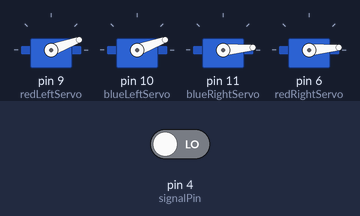
This sketch was run on a simulated Arduino Uno, built with avr-gcc and run on an emulated ATmega328P. Shown: 4 × servo. The inputs (shaded band) are chosen by the test bench; at power-on: pin 4 (signalPin) LOW. Random numbers use the default seed unless the sketch sets one; what the sketch prints to the serial monitor is not drawn.

Above: at 0.1 s.
At 10.1 s:
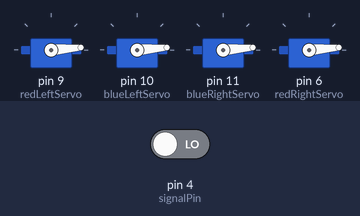
Timing chart, 0 to 11.6 s (numbered marks = the images above):
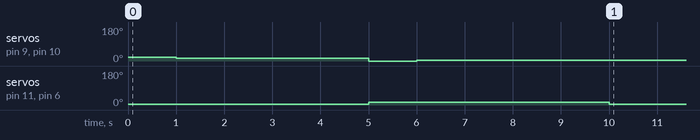

Measured:
- by itself, servo on pin 9 (redLeftServo), servo on pin 10 (blueLeftServo): 20° → 15° at 1.0 s, → 0° 4.0 s later, → 5° 1.0 s later
- by itself, servo on pin 11 (blueRightServo), servo on pin 6 (redRightServo): 5° → 15° at 5.0 s, → 5° 5.0 s later

The sketch:

Servo_Hot_Goals.ino
```cpp
#include <Servo.h>

Servo redLeftServo;
Servo redRightServo;
Servo blueLeftServo;
Servo blueRightServo;

int signalPin = 4;
long gen = 0;
int high = 15;
int low = 5;
int trick = 5;

void setup()
{
  gen = random(0, 10);
  Serial.begin(9600);

  pinMode(signalPin, INPUT);

  redLeftServo.attach(9);
  blueLeftServo.attach(10);
  blueRightServo.attach(11);
  redRightServo.attach(6);
}

void loop()
{
  int sensorVal = digitalRead(signalPin);
  Serial.println(sensorVal);

  //if(sensorVal == 1)
  //{
    if(gen > 5)
    {
      //left side hot
      blueLeftServo.write(high+trick);
      redLeftServo.write(high+trick);
      blueRightServo.write(low);
      redRightServo.write(low);

      delay(1000);

      blueLeftServo.write(high);
      redLeftServo.write(high);

      delay(4000);

      blueLeftServo.write(low - trick);
      redLeftServo.write(low - trick);
      blueRightServo.write(high);
      redRightServo.write(high);

      delay(1000);

      blueLeftServo.write(low);
      redLeftServo.write(low);
    }
    else
    {
      //right side hot
      blueRightServo.write(high+trick);
      redRightServo.write(high+trick);
      blueLeftServo.write(low);
      redLeftServo.write(low);

      delay(1000);

      blueRightServo.write(high);
      redRightServo.write(high);

      delay(4000);

      blueRightServo.write(low - trick);
      redRightServo.write(low - trick);
      blueLeftServo.write(high);
      redLeftServo.write(high);

      delay(1000);

      blueRightServo.write(low);
      redRightServo.write(low);
    }

    delay(4000);

    blueLeftServo.write(low);
    redLeftServo.write(low);
    blueRightServo.write(low);
    redRightServo.write(low);

    delay(3600000);
  //}
}
```
